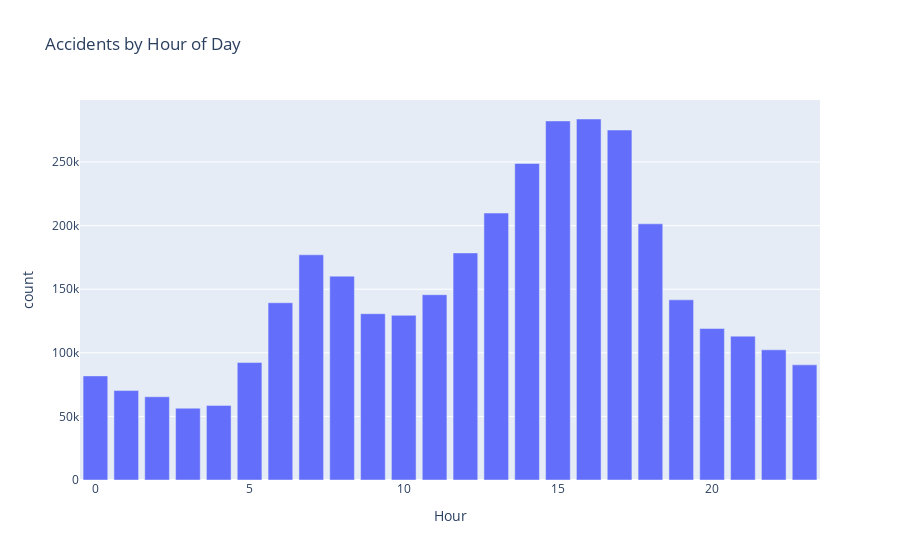
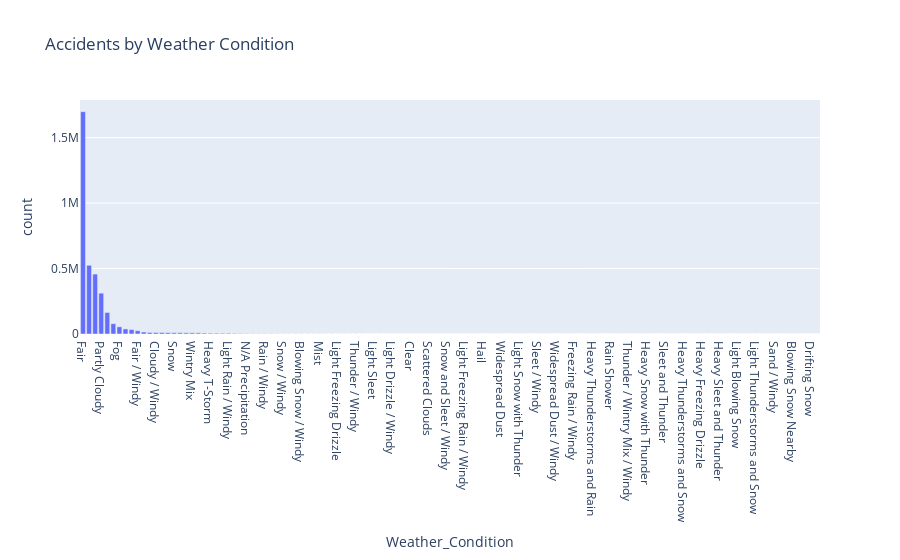
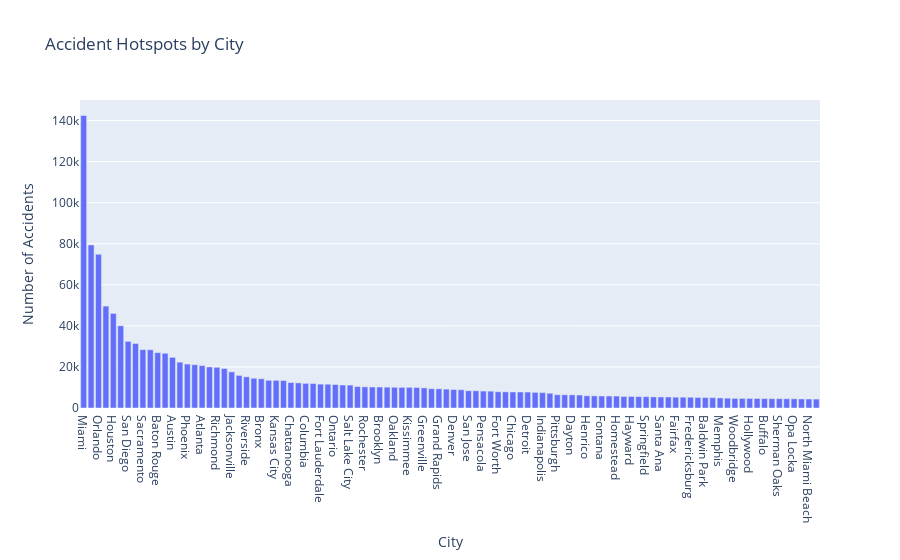

Here is the notebook cell these charts were saved with, in order:
### Code cell
import plotly.express as px

# Plot accidents by hour
fig_hour = px.bar(accidents_by_hour_pd, x='Hour', y='count', title='Accidents by Hour of Day')
fig_hour.show()

# Plot accidents by weather condition
fig_weather = px.bar(accidents_by_weather_pd, x='Weather_Condition', y='count', title='Accidents by Weather Condition')
fig_weather.show()

# Plot accident hotspots by city
fig_city = px.bar(accidents_by_city_pd, x='City', y='count', title='Accident Hotspots by City', labels={'count': 'Number of Accidents'})
fig_city.show()

### Figure 1 — Plotly figure (JSON) as saved in the notebook; plotly's stock layout.template omitted (floating-point values rounded to 4 significant figures)
{"data": [{"alignmentgroup": "True", "hovertemplate": "Hour=%{x}<br>count=%{y}<extra></extra>", "legendgroup": "", "marker": {"color": "#636efa", "pattern": {"shape": ""}}, "name": "", "offsetgroup": "", "orientation": "v", "showlegend": false, "textposition": "auto", "type": "bar", "x": [0, 1, 2, 3, 4, 5, 6, 7, 8, 9, 10, 11, 12, 13, 14, 15, 16, 17, 18, 19, 20, 21, 22, 23], "xaxis": "x", "y": [81850, 70312, 65432, 56442, 58659, 92358, 139373, 177060, 160293, 130760, 129469, 145683, 178535, 209890, 248908, 282309, 283840, 275184, 201421, 141648, 119149, 113098, 102340, 90536], "yaxis": "y"}], "layout": {"barmode": "relative", "legend": {"tracegroupgap": 0}, "title": {"text": "Accidents by Hour of Day"}, "xaxis": {"anchor": "y", "domain": [0, 1], "title": {"text": "Hour"}}, "yaxis": {"anchor": "x", "domain": [0, 1], "title": {"text": "count"}}}}

### Figure 2 — Plotly figure (JSON) as saved in the notebook; plotly's stock layout.template omitted (floating-point values rounded to 4 significant figures)
{"data": [{"alignmentgroup": "True", "hovertemplate": "Weather_Condition=%{x}<br>count=%{y}<extra></extra>", "legendgroup": "", "marker": {"color": "#636efa", "pattern": {"shape": ""}}, "name": "", "offsetgroup": "", "orientation": "v", "showlegend": false, "textposition": "auto", "type": "bar", "x": ["Fair", "Cloudy", "Mostly Cloudy", "Partly Cloudy", "Light Rain", "Light Snow", "Fog", "Rain", "Haze", "Fair / Windy", "Heavy Rain", "Thunder in the Vicinity", "Cloudy / Windy", "Mostly Cloudy / Windy", "T-Storm", "Snow", "Thunder", "Light Drizzle", "Wintry Mix", "Light Rain with Thunder", "Partly Cloudy / Windy", "Heavy T-Storm", "Smoke", "Light Snow / Windy", "Light Rain / Windy", "Overcast", "Heavy Snow", "N/A Precipitation", "Drizzle", "Light Freezing Rain", "Rain / Windy", "Haze / Windy", "Shallow Fog", "Snow / Windy", "Heavy Rain / Windy", "Patches of Fog", "Blowing Snow / Windy", "Heavy Snow / Windy", "Showers in the Vicinity", "Mist", "Heavy T-Storm / Windy", "Fog / Windy", "Light Freezing Drizzle", "T-Storm / Windy", "Blowing Snow", "Thunder / Windy", "Snow and Sleet", "Wintry Mix / Windy", "Light Sleet", "Drizzle and Fog", "Blowing Dust / Windy", "Light Drizzle / Windy", "Freezing Rain", "Light Snow and Sleet", "Clear", "Blowing Dust", "Heavy Drizzle", "Scattered Clouds", "Sleet", "Light Rain Shower", "Snow and Sleet / Windy", "Light Ice Pellets", "Smoke / Windy", "Light Freezing Rain / Windy", "Small Hail", "Light Snow Shower", "Hail", "Light Snow and Sleet / Windy", "Squalls / Windy", "Widespread Dust", "Light Freezing Fog", "Ice Pellets", "Light Snow with Thunder", "Light Thunderstorms and Rain", "Heavy Sleet", "Sleet / Windy", "Freezing Drizzle", "Sand / Dust Whirlwinds", "Widespread Dust / Windy", "Thunder / Wintry Mix", "Snow and Thunder", "Freezing Rain / Windy", "Tornado", "Thunderstorms and Rain", "Heavy Thunderstorms and Rain", "Light Sleet / Windy", "Drizzle / Windy", "Rain Shower", "Thunder and Hail", "Squalls", "Thunder / Wintry Mix / Windy", "Shallow Fog / Windy", "Drifting Snow / Windy", "Heavy Snow with Thunder", "Snow Grains", "Patches of Fog / Windy", "Sleet and Thunder", "Light Snow Shower / Windy", "Partial Fog", "Heavy Thunderstorms and Snow", "Funnel Cloud", "Sand / Dust Whirls Nearby", "Heavy Freezing Drizzle", "Heavy Rain Shower", "Thunderstorm", "Heavy Sleet and Thunder", "Thunder and Hail / Windy", "Sand / Dust Whirlwinds / Windy", "Light Blowing Snow", "Light Rain Showers", "Heavy Ice Pellets", "Light Thunderstorms and Snow", "Light Rain Shower / Windy", "Heavy Sleet / Windy", "Sand / Windy", "Snow and Thunder / Windy", "Heavy Rain Shower / Windy", "Blowing Snow Nearby", "Heavy Freezing Rain", "Blowing Sand", "Drifting Snow", "Heavy Thunderstorms with Small Hail"], "xaxis": "x", "y": [1697787, 524654, 457519, 311743, 164310, 78648, 54955, 38659, 34003, 25211, 15122, 11984, 11468, 11312, 10322, 9841, 9839, 9113, 8965, 8646, 7132, 6037, 5751, 5496, 5389, 4098, 3410, 2418, 1981, 1611, 1600, 1425, 1227, 1097, 1056, 976, 873, 806, 783, 721, 717, 610, 502, 501, 459, 394, 272, 234, 215, 215, 179, 170, 159, 151, 150, 146, 144, 139, 123, 122, 83, 68, 68, 68, 45, 38, 34, 31, 31, 30, 29, 28, 27, 26, 25, 23, 21, 20, 18, 18, 18, 17, 17, 15, 15, 13, 13, 13, 11, 8, 8, 7, 6, 6, 5, 5, 4, 4, 4, 3, 3, 3, 3, 3, 2, 2, 2, 2, 2, 2, 1, 1, 1, 1, 1, 1, 1, 1, 1, 1, 1, 1], "yaxis": "y"}], "layout": {"barmode": "relative", "legend": {"tracegroupgap": 0}, "title": {"text": "Accidents by Weather Condition"}, "xaxis": {"anchor": "y", "domain": [0, 1], "title": {"text": "Weather_Condition"}}, "yaxis": {"anchor": "x", "domain": [0, 1], "title": {"text": "count"}}}}

### Figure 3 — Plotly figure (JSON) as saved in the notebook; plotly's stock layout.template omitted (floating-point values rounded to 4 significant figures)
{"data": [{"alignmentgroup": "True", "hovertemplate": "City=%{x}<br>Number of Accidents=%{y}<extra></extra>", "legendgroup": "", "marker": {"color": "#636efa", "pattern": {"shape": ""}}, "name": "", "offsetgroup": "", "orientation": "v", "showlegend": false, "textposition": "auto", "type": "bar", "x": ["Miami", "Los Angeles", "Orlando", "Dallas", "Houston", "Charlotte", "San Diego", "Raleigh", "Sacramento", "Nashville", "Baton Rouge", "Minneapolis", "Austin", "New Orleans", "Phoenix", "Tucson", "Atlanta", "Portland", "Richmond", "Saint Paul", "Jacksonville", "Bakersfield", "Riverside", "Hialeah", "Bronx", "Washington", "Kansas City", "San Bernardino", "Chattanooga", "Tampa", "Columbia", "Fresno", "Fort Lauderdale", "Anaheim", "Ontario", "New York", "Salt Lake City", "Philadelphia", "Rochester", "Sarasota", "Brooklyn", "Bradenton", "Oakland", "Fort Myers", "Kissimmee", "Long Beach", "Greenville", "Shreveport", "Grand Rapids", "Whittier", "Denver", "Corona", "San Jose", "Tulsa", "Pensacola", "Seattle", "Fort Worth", "San Francisco", "Chicago", "San Antonio", "Detroit", "North Miami", "Indianapolis", "Stockton", "Pittsburgh", "Ocala", "Dayton", "Saint Petersburg", "Henrico", "Lancaster", "Fontana", "Modesto", "Homestead", "Irvine", "Hayward", "Newark", "Springfield", "Tracy", "Santa Ana", "Norfolk", "Fairfax", "Birmingham", "Fredericksburg", "Silver Spring", "Baldwin Park", "Flint", "Memphis", "York", "Woodbridge", "Colton", "Hollywood", "Virginia Beach", "Buffalo", "Frederick", "Sherman Oaks", "Alexandria", "Opa Locka", "Spartanburg", "North Miami Beach", "Rowland Heights"], "xaxis": "x", "y": [142511, 79444, 74874, 49621, 46071, 40060, 32473, 31430, 28421, 28383, 26963, 26649, 24675, 22323, 21403, 21094, 20650, 19994, 19821, 19233, 17608, 15884, 15180, 14481, 14252, 13494, 13464, 13390, 12417, 12231, 11980, 11942, 11628, 11587, 11445, 11203, 11156, 10447, 10315, 10243, 10228, 10139, 10091, 10060, 10053, 9993, 9789, 9382, 9345, 9186, 8992, 8906, 8410, 8399, 8245, 8205, 7914, 7861, 7811, 7804, 7775, 7601, 7494, 7179, 6460, 6448, 6398, 6330, 5952, 5914, 5852, 5840, 5817, 5625, 5616, 5556, 5527, 5421, 5392, 5360, 5263, 5261, 5239, 5135, 5099, 5029, 4904, 4795, 4687, 4672, 4655, 4653, 4599, 4567, 4560, 4512, 4504, 4420, 4377, 4340], "yaxis": "y"}], "layout": {"barmode": "relative", "legend": {"tracegroupgap": 0}, "title": {"text": "Accident Hotspots by City"}, "xaxis": {"anchor": "y", "domain": [0, 1], "title": {"text": "City"}}, "yaxis": {"anchor": "x", "domain": [0, 1], "title": {"text": "Number of Accidents"}}}}
